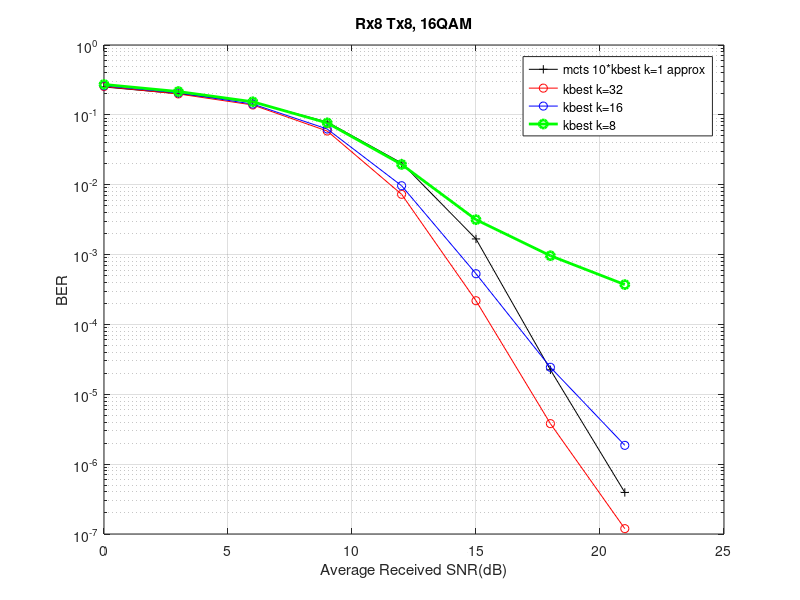

Write the MATLAB code that produced this figure.
x1=[0.250843750000000	0.200879675196850	0.152873883928571	0.0790675152185944	0.0204625376776231	0.00167456634080511 79/110180/32 28/32/(1520960+702880)];
x2=[0.254718750000000	0.199257121807466	0.138432259488085	0.0587190650779102	0.00729159543185393	0.000218520222066401 3.8e-6 25/32/6550230  ];
x3=[0.260343750000000	0.206213126843658	0.142729705619982	0.0627566425120773	0.00966983053609255	0.000531885757953070	2.43447177563908e-05 219/32/3683080];
x4=[0.272375000000000	0.215628090999011	0.153911952554745	0.0766922137818774	0.0195137093482106	0.00315986290059333	0.000962735433724331 0.000371699081643943];




EbN0db= 0:3:21;
 semilogy(EbN0db,x1, 'k+-',EbN0db,x2, 'ro-', EbN0db,x3, 'bo-', EbN0db,x4, 'go-','LineWidth',2);
 grid on;
 legend('mcts 10*kbest k=1 approx','kbest k=32','kbest k=16','kbest k=8');
 title("Rx8 Tx8, 16QAM");
 xlabel('Average Received SNR(dB)')
 ylabel('BER')


